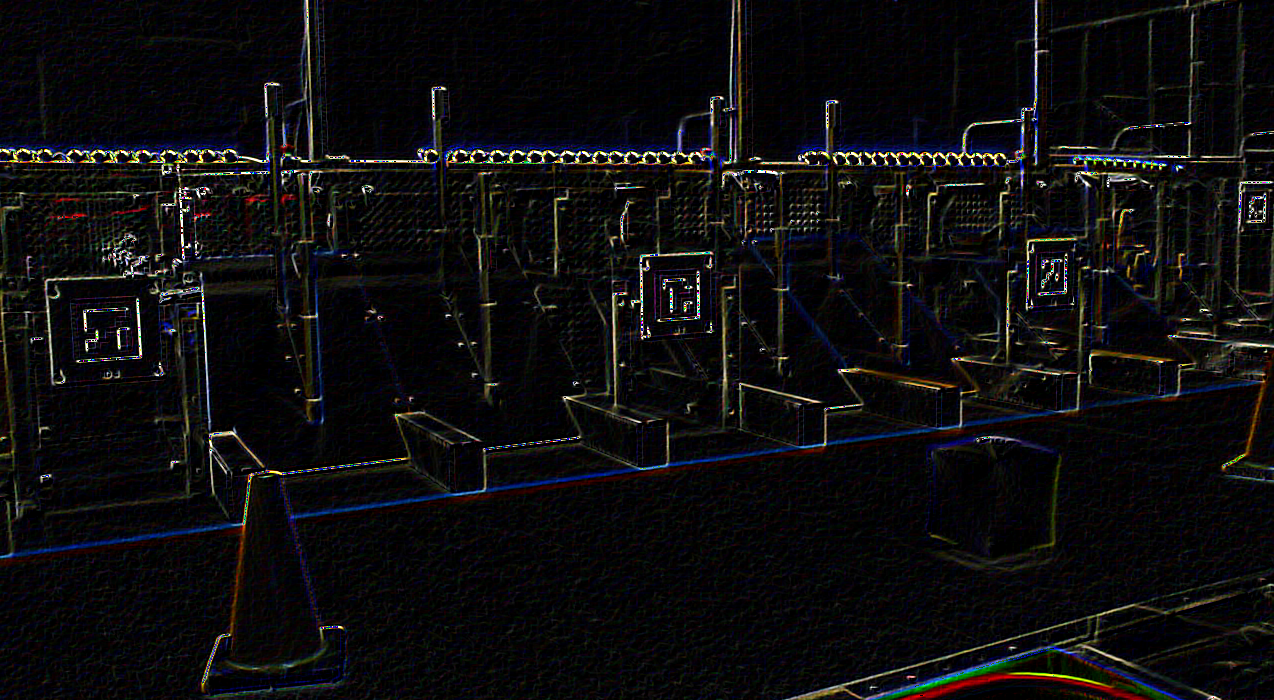
#> input picture Cone and Cube detector/edgedetection.png, 1274 x 700 px
$ python -i Final.py   (imports and definitions only)
#> lines starting #> are read from the running program, lines starting #| are printed output that depends on the picture; after the words box and inside, x2 and y2 are one past the last pixel; in counts of white or black regions, pixels touching at a corner belong together
#> further down, picture is the input picture: shape (700, 1274, 3); mean B, G, R 14.5, 13.3, 14.1
import pyrealsense2 as rs
import cv2
import numpy as np
import math
from dataclasses import dataclass

#constants
lower_yellow=np.array([0,0,0])
higher_yellow=np.array([40,255,255])
'''
lower_purple=np.array([0,0,0])
higher_purple=np.array([180,255,255])
'''
cam_height=0.95 # in meters
cam_mount_angle=35
#69 x 42 fov

#functions
def maskGenerator1(img):#for cube
    img=cv2.blur(img, (5,5))
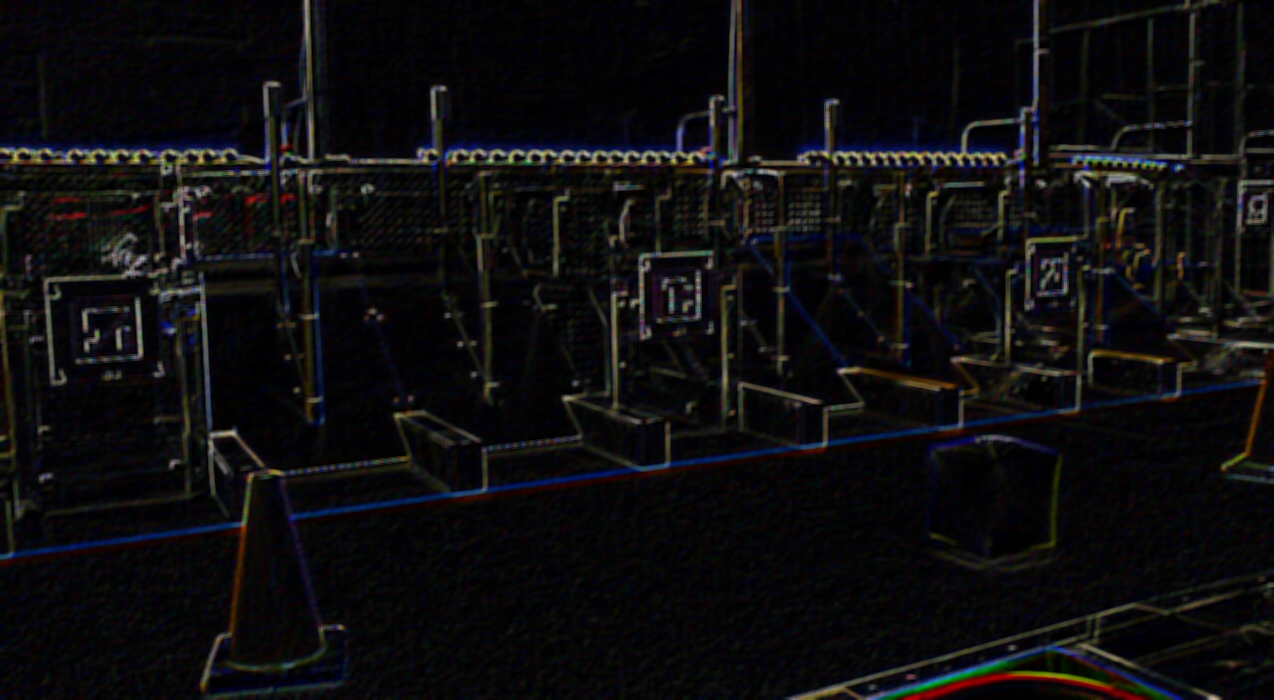
#> img: shape (700, 1274, 3); mean of channels 0, 1, 2 14.5, 13.3, 14.1; drawn as B, G, R
    #img= cv2.GaussianBlur(img, (15, 15), 0)
    b,g,r=cv2.split(img)
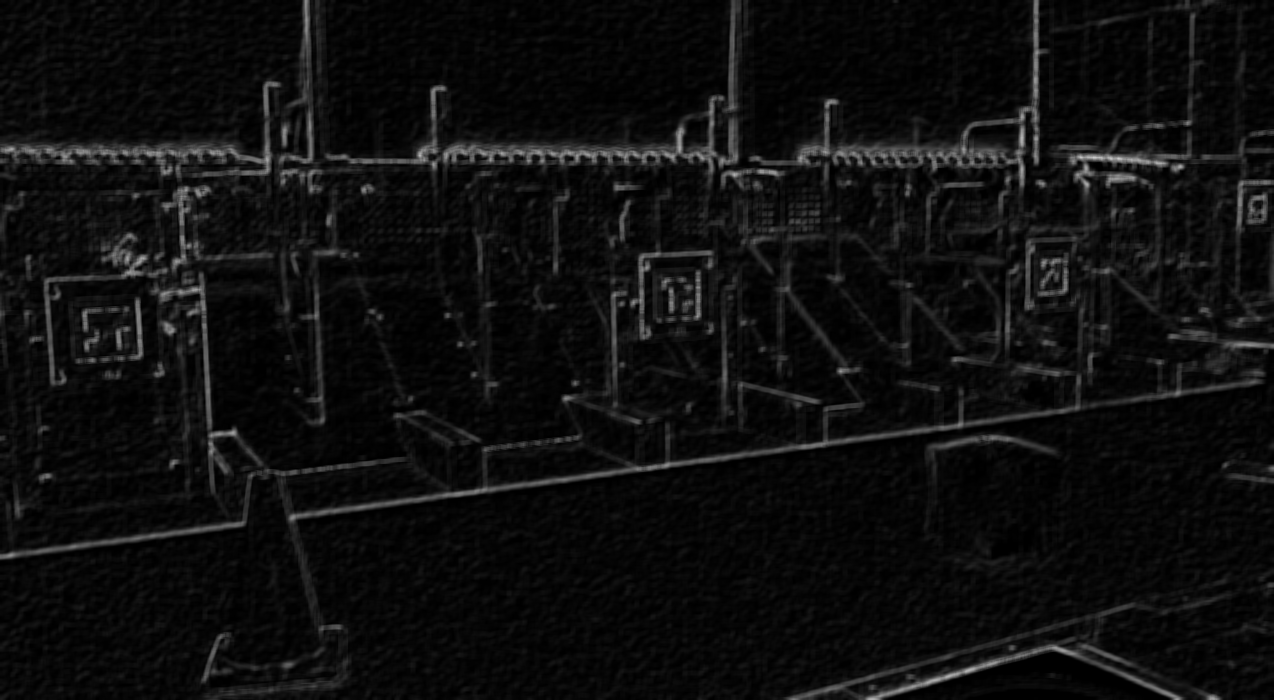
#> b: shape (700, 1274); min 0, max 202, mean 14.5
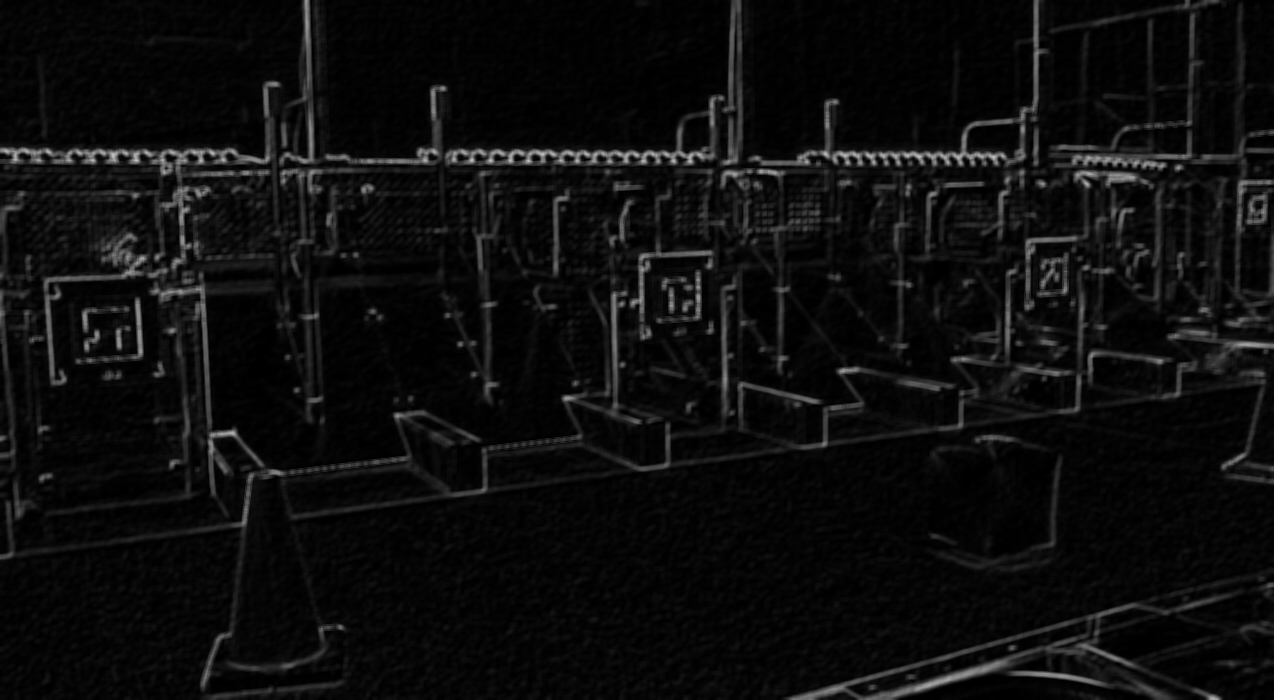
#> g: shape (700, 1274); min 0, max 199, mean 13.3
    diff = cv2.subtract(b,g)
    ret, mask = cv2.threshold(diff, 28, 255, cv2.THRESH_BINARY)
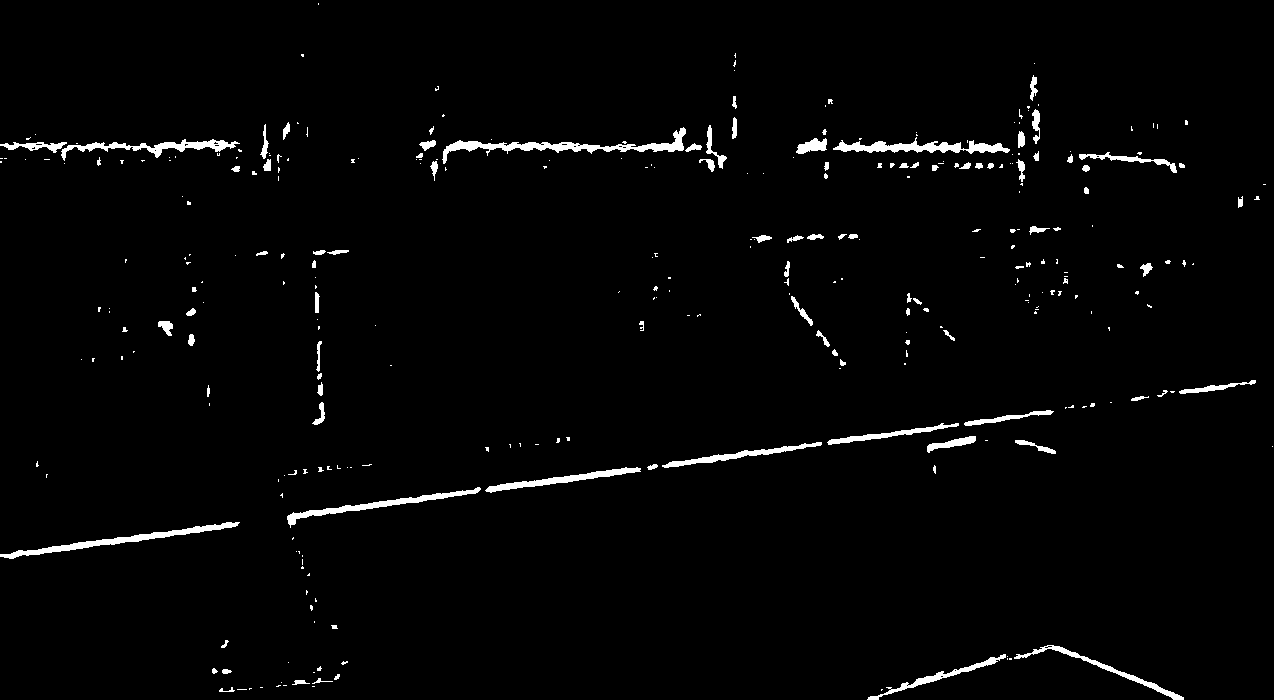
#> mask: shape (700, 1274); 2.1% white; 316 white regions (219 under 20 px), largest, box (x1, y1, x2, y2) and area: (442, 127, 686, 164) 1733, (0, 522, 240, 559) 1360, (833, 137, 1010, 154) 1283
    kernel1=cv2.getStructuringElement(cv2.MORPH_CROSS,(3,3))
    mask=cv2.erode(mask,kernel1,iterations=3)
#> mask: shape (700, 1274); 0.1% white in thin lines or dots, all inside (x1, y1, x2, y2) = (13, 113, 1181, 700)
    mask=cv2.dilate(mask,kernel1,iterations=1)
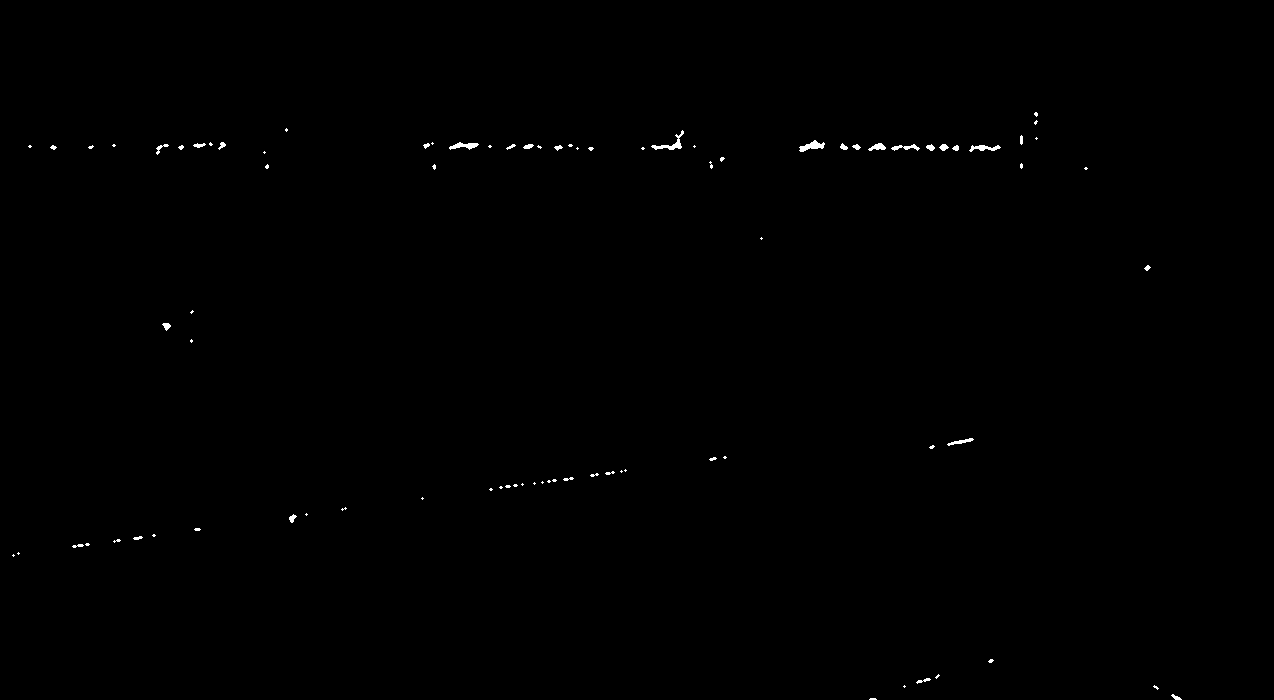
#> mask: shape (700, 1274); 0.24% white; 86 white regions (55 under 20 px), largest, box (x1, y1, x2, y2) and area: (651, 130, 684, 150) 164, (799, 140, 825, 152) 152, (449, 142, 479, 150) 127
    '''
    Make a hsv double check for cubes
    '''
    return mask

# [72 lines left out: functions maskGenerator2, findContours, filter_out_contours_that_doesnot_look_like_square, find_biggest_contour, find_center_and_draw_center_and_contour_of_target, getCordinatesOfTarget_Cam and 1 more, not called in this run]
def correct_dis(cam_dis):
    real_dis = (1/0.359)*cam_dis - 69/0.359
    return real_dis

'''prototypes'''


'''get av coordinates of center of target, averaging the cords around it'''
# [41 lines left out: function get_average_cords, not called in this run]
'''get the point on the ground'''

# [18 lines left out: function get_ground_point, not called in this run]


import pyrealsense2 as rs
import cv2
import numpy as np
import math
from dataclasses import dataclass


@dataclass
class cconfig:
    width: int
    height: int
    fr: int         # framerate

colorcfg = cconfig(width = 1280, height = 720, fr = 15)
depthcfg = cconfig(width = 848, height = 480, fr = 15)

# [1 line that did not run here, left out]
# [1 line that did not run here, left out]
# [3 lines not run here, left out]

align_to = rs.stream.depth
# [1 line that did not run here, left out]


# [69 lines not run here, left out]

>>> import cv2
>>> picture = cv2.imread('../Cone and Cube detector/edgedetection.png')
>>> result = maskGenerator1(picture)
